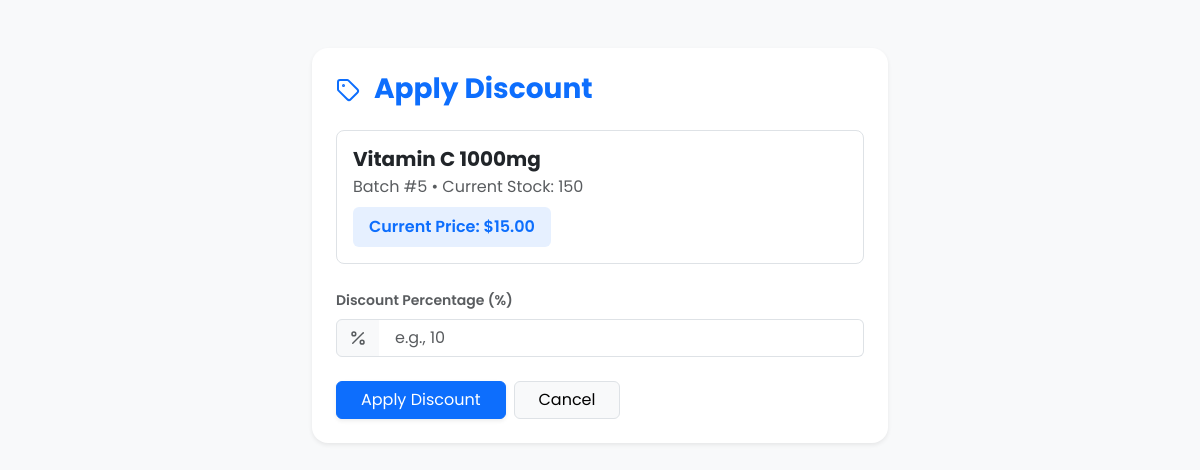
Page /action_discount.php?id=5 (signed in) on the committed database.
### tables this page shows
CREATE TABLE IF NOT EXISTS medicines (
    id INT AUTO_INCREMENT PRIMARY KEY,
    name VARCHAR(100) NOT NULL,
    category VARCHAR(50) NOT NULL,
    quantity INT NOT NULL DEFAULT 0,
    price DECIMAL(10, 2) NOT NULL,
    supplier_id INT,
    expiry_date DATE NOT NULL,
    created_at TIMESTAMP DEFAULT CURRENT_TIMESTAMP,
    FOREIGN KEY (supplier_id) REFERENCES suppliers(id) ON DELETE SET NULL
);

### action_discount.php (the view, shortened to what this page needs)
<?php
require_once 'includes/db.php';
$id = $_GET['id'] ?? null;
$success = '';
$medicine = null;
if ($id) {
    $stmt = $pdo->prepare("SELECT * FROM medicines WHERE id = ?");
    $stmt->execute([$id]);
    $medicine = $stmt->fetch();
}
?>
<!DOCTYPE html>
<html lang="en">
<head>
    <link href="https://cdn.jsdelivr.net/npm/bootstrap@5.3.0/dist/css/bootstrap.min.css" rel="stylesheet">
    <link rel="stylesheet" href="css/style.css">
</head>
<body class="bg-light">
    <div class="container mt-5" style="max-width: 600px;">
        <div class="card shadow-sm border-0 rounded-4 p-4">
            <h3 class="text-primary fw-bold mb-4"><i data-lucide="tag" class="me-2"></i> Apply Discount</h3>
            <?php if ($medicine): ?>
                <div class="bg-white border rounded-3 p-3 mb-4">
                    <h5 class="fw-bold mb-1"><?= htmlspecialchars($medicine['name']) ?></h5>
                    <p class="text-muted mb-2">Batch #<?= $medicine['id'] ?> &bull; Current Stock: <?= $medicine['quantity'] ?></p>
                    <div class="alert bg-primary bg-opacity-10 text-primary border-0 mb-0 d-inline-block px-3 py-2 fw-semibold">
                        Current Price: $<?= number_format($medicine['price'], 2) ?>
                    </div>
                </div>
                <form method="POST">
                    <label class="form-label text-muted small fw-semibold">Discount Percentage (%)</label>
                    <div class="input-group mb-4">
                        <span class="input-group-text bg-light text-muted"><i data-lucide="percent" width="18"></i></span>
                        <input type="number" name="discount" class="form-control px-3 border-start-0" placeholder="e.g., 10" min="1" max="100" required>
                    </div>
                    <div class="d-flex gap-2">
                        <button type="submit" name="apply_discount" class="btn btn-primary px-4 shadow-sm">Apply Discount</button>
                        <button type="button" class="btn btn-light border px-4" onclick="window.close();">Cancel</button>
                    </div>
                </form>
            <?php elseif ($success): ?>
                <div class="mt-4">
                    <button class="btn btn-primary px-4" onclick="window.close();">Close Window</button>
                </div>
            <?php else: ?>
                <a href="alerts.php" class="btn btn-light border px-4">Back to Alerts</a>
            <?php endif; ?>
        </div>
    </div>
</body>
</html>

### css/style.css (style rules this page uses)
:root { --primary-deep-blue: #1E3A8A; --primary-teal: #14B8A6; --primary-white: #F8FAFC; --accent-purple: #8B5CF6; --text-dark: #1E293B; --text-light: #F8FAFC; --text-muted: #64748B; --bg-body: #F1F5F9; --bg-gradient: linear-gradient(135deg, #1E3A8A 0%, #14B8A6 100%); --shadow-sm: 0 1px 2px 0 rgba(0, 0, 0, 0.05); --shadow-md: 0 4px 6px -1px rgba(0, 0, 0, 0.1), 0 2px 4px -1px rgba(0, 0, 0, 0.06); --shadow-lg: 0 10px 15px -3px rgba(0, 0, 0, 0.1), 0 4px 6px -2px rgba(0, 0, 0, 0.05); --shadow-glow: 0 0 15px rgba(20, 184, 166, 0.5); --transition-fast: all 0.2s ease-in-out; --transition-normal: all 0.3s ease-in-out; }
body { font-family: 'Poppins', sans-serif; background-color: var(--bg-body); color: var(--text-dark); margin: 0; padding: 0; overflow-x: hidden; transition: var(--transition-normal); }

### rows in the picture
medicines: name "Vitamin C 1000mg", id "5", quantity "150", price "15.00"
